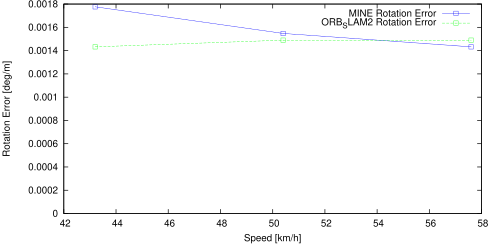

Generate this figure with gnuplot:
set term postscript eps enhanced color
set output "04_rs.eps"
set size ratio 0.5
set yrange [0:*]
set xlabel "Speed [km/h]"
set ylabel "Rotation Error [deg/m]"
plot "04_rs.txt" using ($1*3.6):($2*57.3) title 'MINE Rotation Error' lc rgb "#0000FF" pt 4 w linespoints,"04_rs.txt" using ($1*3.6):($3*57.3) title 'ORB_SLAM2 Rotation Error' lc rgb "#00FF00" pt 4 w linespoints
